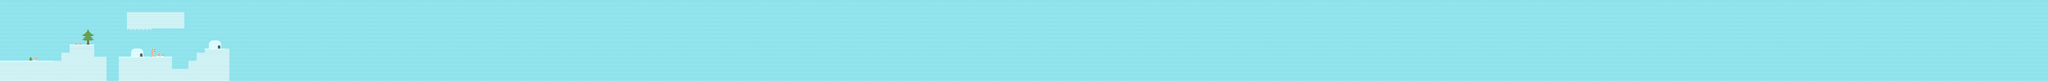

A 2D game scene composited from a Tiled map and its tileset images. What follows is a short description and the map's XML, with each tile layer's data collapsed to a summary:
An orthogonal 500x20 tile map with 32x32 px tiles, 2 tile layers (PatronesFondo, PatronesTerreno) and 12 objects.

<map version="1.0" orientation="orthogonal" renderorder="right-down" width="500" height="20" tilewidth="32" tileheight="32" nextobjectid="26">
 <tileset firstgid="1" name="tiles32" tilewidth="32" tileheight="32" tilecount="98" columns="14">
  <image source="tiles32.png" width="448" height="224" />
 </tileset>
 <layer name="PatronesFondo" width="500" height="20">
  <data>[10000 cells, 10000 non-empty, 1 distinct tile ids]</data>
 </layer>
 <layer name="PatronesTerreno" width="500" height="20">
  <data>[10000 cells, 413 non-empty, 24 distinct tile ids]</data>
 </layer>
 <objectgroup name="Suelos">
  <object id="4" x="992" y="94">
   <polyline points="0,0 446,-1 447,128 193,128 190,159 -3,163 1,-2" />
  </object>
  <object id="5" x="3" y="480">
   <polyline points="0,0 -2,-480 15992,-481 15995,159" />
  </object>
  <object id="16" x="0" y="478">
   <polyline points="0,0 481,1 480,-62 544,-62 544,-126 735,-125 735,-32 832,-32 831,163" />
  </object>
  <object id="17" x="928" y="638">
   <polyline points="0,0 1,-192 416,-191 417,-97 545,-97 544,-159 606,-159 605,-222 672,-222 671,-256 864,-255 865,-3" />
  </object>
 </objectgroup>
 <objectgroup name="Monedas">
  <object id="6" x="224" y="364" width="40" height="40" />
  <object id="12" x="348" y="302" width="40" height="40" />
  <object id="13" x="201" y="255" width="40" height="40" />
  <object id="14" x="488" y="288" width="40" height="40" />
  <object id="15" x="601" y="193" width="40" height="40" />
 </objectgroup>
 <objectgroup name="Enemigos">
  <object id="19" x="391" y="413" width="40" height="40" />
  <object id="23" x="569" y="294" width="40" height="40" />
  <object id="25" x="1385" y="472" width="40" height="40" />
 </objectgroup>
</map>
